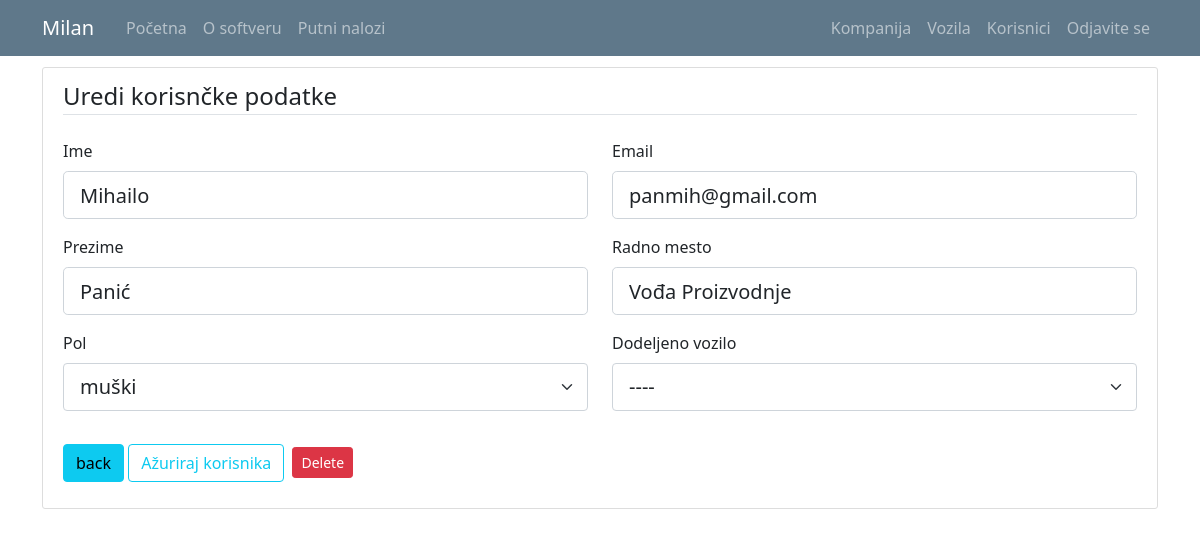
The page /user/1 (signed in) on the database its author committed.
### putninalozi/models.py (models this page shows, shortened)
class User(db.Model, UserMixin):
    id = db.Column(db.Integer, primary_key=True)
    email = db.Column(db.String(120), unique=True, nullable=False)
    password = db.Column(db.String(60), nullable = False)
    name = db.Column(db.String(20), unique=False, nullable=False)
    surname = db.Column(db.String(20), unique=False, nullable=False)
    gender = db.Column(db.String(1)) #(0, "srednji"), (1, "muški"), (2, "ženski")
    workplace = db.Column(db.String(20), unique=False, nullable=False)
    authorization = db.Column(db.String(10), nullable = False) # ovde treba da budu tipovi korisnika: S_admin, C_admin, C_user
    company_id = db.Column(db.Integer, db.ForeignKey('company.id'), nullable=True)
    default_vehicle = db.Column(db.Integer) #kod radnika koji imaju svoj auto, da bude podrazumevana vrednost id tog vozila
    travelwarrants = db.relationship('TravelWarrant', backref='travelwarrant_user', lazy=True)

### putninalozi/users/routes.py (the view)
@users.route("/user/<int:user_id>", methods=['GET', 'POST'])
def user_profile(user_id): #ovo je funkcija za editovanje user-a
    user = User.query.get_or_404(user_id)
    if not current_user.is_authenticated:
        flash('Da bi ste pristupili ovoj stranici treba da budete ulogovani.', 'danger')
        return redirect(url_for('users.login'))
    elif current_user.authorization != 's_admin' and current_user.authorization != 'c_admin':
        if current_user.id != user.id:
            abort(403)
    elif current_user.authorization == 's_admin':
        pass
    elif current_user.user_company.id != user.user_company.id:
        abort(403)
    form = UpdateUserForm()
    form.reset()
    form.default_vehicle.choices = [(0, "----")] + [(v.id, v.vehicle_type + "-" + v.vehicle_brand+" ("+v.vehicle_registration+")") for v in db.session.query(Vehicle.id,Vehicle.vehicle_type,Vehicle.vehicle_brand,Vehicle.vehicle_registration).filter_by(company_id=current_user.user_company.id).order_by('vehicle_type').all()]
    if form.validate_on_submit():
        user.name = form.name.data
        user.surname = form.surname.data
        user.workplace = form.workplace.data
        if user.email == form.email.data:
            user.email = form.email.data
        else:
            validate_email = User.query.filter_by(email=form.email.data).first()
            if validate_email:
                flash('Taj mejl je već postoji, izabeite drugači emal', 'danger')
                return render_template('user.html', title="Uredi korisnčke podatke", user=user, form=form, legend='Uredi korisnčke podatke')
            else:
                user.email = form.email.data
        if current_user.authorization != 's_admin':
            user.authorization = user.authorization
        else:
            user.authorization = form.authorization.data
        user.gender = form.gender.data
        if current_user.authorization == 's_admin':
            user.company_id = form.company_id.data
        else:
            user.company_id = user.company_id
        user.default_vehicle = form.default_vehicle.data
        db.session.commit()
        flash('Profil je ažuriran', 'success')
        return redirect(url_for('users.user_list'))
    elif request.method == 'GET':
        form.name.data = user.name
        form.surname.data = user.surname
        form.workplace.data = user.workplace
        form.email.data = user.email
        form.authorization.choices = [('c_user', 'USER'),('c_admin', 'ADMIN')]
        form.authorization.data = user.authorization
        form.gender.choices = [(0, 'srednji'),(1, 'muški'),(2, 'ženski')]
        form.gender.data = user.gender
        form.company_id.choices = [(c.id, c.companyname) for c in db.session.query(Company.id,Company.companyname).order_by('companyname').all()]
        form.company_id.data = str(user.company_id)
        form.default_vehicle.data = str(user.default_vehicle)
    return render_template('user.html', title="Uredi korisnčke podatke", user=user, form=form, legend='Uredi korisnčke podatke')

### putninalozi/users/forms.py
class UpdateUserForm(FlaskForm):
    email = StringField('Email', validators=[DataRequired(), Email()])
    name = StringField('Ime', validators=[DataRequired(), Length(min=2, max=20)])
    surname = StringField('Prezime', validators=[DataRequired(), Length(min=2, max=20)])
    gender = SelectField('Pol', validators=[DataRequired()], choices=[(0, 'srednji'), (1, 'muški'), (2, 'ženski')])
    workplace = StringField(label='Radno mesto', validators=[DataRequired(), Length(min=2, max=20)])
    authorization = SelectField('Nivo autorizacije', validators=[DataRequired()], choices = [('c_user', 'USER'),('c_admin', 'ADMIN')]) #[('c_user', 'USER'),('c_admin', 'ADMIN')]) # ovde treba da budu tipovi korisnika: S_admin, C_admin, C_user
    company_id = SelectField('Kompanija', choices = [(c.id, c.companyname) for c in db.session.query(Company.id,Company.companyname).order_by('companyname').all()]) #, choices=Company.query.all())
    default_vehicle = SelectField('Dodeljeno vozilo', validators=[DataRequired()], choices = [])
    submit = SubmitField('Ažuriraj korisnika')
    def reset(self):
        self.__init__()

### putninalozi/models.py (called while the page is built)
@login_manager.user_loader
def load_user(user_id):
    return User.query.get(int(user_id))

### putninalozi/templates/user.html (shortened to what this page needs)
{% extends "layout.html" %}
{% block content %}
<div class="content-section">
    <form method="POST" action="">
        <fieldset class="form-group">
            <legend class="border-bottom mb-4">{{ legend }}</legend>
            <div class="row">
              <div class="col form-group">
                  {{ form.name.label(class="form-control-label") }}
                  {% if form.name.errors %}
                      {{ form.name(class="form-control form-control-lg is-invalid") }}
                      <div class="invalid-feedback">
                          {% for error in form.name.errors %}
                              <span>{{ error }}</span>
                          {% endfor %}
                      </div>
                  {% else %}
                      {{ form.name(class="form-control form-control-lg") }}
                  {% endif %}
              </div>
              <div class="col form-group">
                  {{ form.email.label(class="form-control-label") }}
                  {% if form.email.errors %}
                      {{ form.email(class="form-control form-control-lg is-invalid") }}
                      <div class="invalid-feedback">
                          {% for error in form.email.errors %}
                              <span>{{ error }}</span>
                          {% endfor %}
                      </div>
                  {% else %}
                      {{ form.email(class="form-control form-control-lg") }}
                  {% endif %}
              </div>
            </div>
            <div class="row">
              <div class="col form-group">
                  {{ form.surname.label(class="form-control-label") }}
                  {% if form.surname.errors %}
                      {{ form.surname(class="form-control form-control-lg is-invalid") }}
                      <div class="invalid-feedback">
                          {% for error in form.surname.errors %}
                              <span>{{ error }}</span>
                          {% endfor %}
                      </div>
                  {% else %}
                      {{ form.surname(class="form-control form-control-lg") }}
                  {% endif %}
              </div>
              <div class="col form-group">
                  {{ form.workplace.label(class="form-control-label") }}
                  {% if form.workplace.errors %}
                      {{ form.workplace(class="form-control form-control-lg is-invalid") }}
                      <div class="invalid-feedback">
                          {% for error in form.workplace.errors %}
                              <span>{{ error }}</span>
                          {% endfor %}
                      </div>
                  {% else %}
                      {{ form.workplace(class="form-control form-control-lg") }}
                  {% endif %}
              </div>
            </div>
            <div class="row">
              <div class="col form-group">
                  {{ form.gender.label(class="form-control-label") }}
                  {% if form.gender.errors %}
                      {{ form.gender(class="form-control form-control-lg is-invalid") }}
                      <div class="invalid-feedback">
                          {% for error in form.gender.errors %}
                              <span>{{ error }}</span>
                          {% endfor %}
                      </div>
                  {% else %}
                      {{ form.gender(class="form-select form-select-lg") }}
                  {% endif %}
              </div>
              <div class="col form-group">
                  {{ form.default_vehicle.label(class="form-control-label") }}
                  {% if form.default_vehicle.errors %}
                      {{ form.default_vehicle(class="form-control form-control-lg is-invalid") }}
                      <div class="invalid-feedback">
                          {% for error in form.default_vehicle.errors %}
                              <span>{{ error }}</span>
                          {% endfor %}
                      </div>
                  {% else %}
                      {{ form.default_vehicle(class="form-select form-select-lg") }}
                  {% endif %}
              </div>
            </div>
        </fieldset>
        <div class="form-group">
          <a class="btn btn-info" href="{{url_for('users.user_list')}}">back</a>
          {{ form.submit(class="btn btn-outline-info") }}
          {% if current_user.authorization == 's_admin' or current_user.authorization == 'c_admin' %}
            <button type="button" class="btn btn-danger btn-sm m-1" data-toggle="modal" data-target="#DeleteModal">Delete</button>
          {% endif %}
        </div>
  </form>
</div>
{% endblock content%}

### putninalozi/templates/layout.html (shortened to what this page needs)
<!doctype html>
<html lang="en">
  <head>
    <link rel="stylesheet" href="https://cdn.jsdelivr.net/npm/bootstrap@4.3.1/dist/css/bootstrap.min.css">
    <link rel="stylesheet" type="text/css" href="{{ url_for('static', filename='main.css') }}">
    <link href="https://cdn.jsdelivr.net/npm/bootstrap@5.0.1/dist/css/bootstrap.min.css" rel="stylesheet">
    <link rel="stylesheet" type="text/css" href="https://cdn.datatables.net/1.10.25/css/dataTables.bootstrap5.css">
  </head>
  <body>
    <header class="site-header">
      <nav class="navbar navbar-expand-md navbar-dark bg-steel fixed-top">
        <div class="container">
          <a class="navbar-brand mr-4" href="/">{{ current_user.name }}</a>
          <div class="collapse navbar-collapse" id="navbarToggle">
            <div class="navbar-nav mr-auto">
              {% if current_user.is_authenticated %}
                <a class="nav-item nav-link" href="{{ url_for('main.home') }}">Početna</a>
                <a class="nav-item nav-link" href="{{ url_for('main.about') }}">O softveru</a>
                <a class="nav-item nav-link" href="{{ url_for('travel_warrants.travel_warrant_list') }}">Putni nalozi</a>
              {% else %}
                <a class="nav-item nav-link" href="{{ url_for('main.home') }}">Početna</a>
                <a class="nav-item nav-link" href="{{ url_for('main.about') }}">O softveru</a>
              {% endif %}
            </div>
            <div class="navbar-nav">
              {% if current_user.is_authenticated %}
                {% if current_user.authorization == 's_admin' %}
                  <a class="nav-item nav-link" href="{{ url_for('companys.company_list') }}">Kompanija</a>
                  <a class="nav-item nav-link" href="{{ url_for('vehicles.vehicle_list') }}">Vozila</a>
                  <a class="nav-item nav-link" href="{{ url_for('users.user_list') }}">Korisnici</a>
                  <a class="nav-item nav-link" href="{{ url_for('users.logout') }}">Odjavite se</a>
                {% elif current_user.authorization == 'c_admin'%}
                  <a class="nav-item nav-link" href="{{ url_for('companys.company_list') }}">Kompanija</a>
                  <a class="nav-item nav-link" href="{{ url_for('vehicles.vehicle_list') }}">Vozila</a>
                  <a class="nav-item nav-link" href="{{ url_for('users.user_list') }}">Korisnici</a>
                  <a class="nav-item nav-link" href="{{ url_for('users.logout') }}">Odjavite se</a>
                {% else %}
                  <a class="nav-item nav-link" href="{{ url_for('users.logout') }}">Odjavite se</a>
                {% endif %}
              {% else %}
                <a class="nav-item nav-link" href="{{ url_for('users.login') }}">Prijavljivanje</a>
              {% endif %}
            </div>
          </div>
        </div>
      </nav>
    </header>
    <main role="main" class="container">
      <div class="row">
        <div class="col-md-12">
          {% block content %}{% endblock %}
        </div>
      </div>
    </main>
  </body>
</html>

### putninalozi/static/main.css (style rules this page uses)
body { background: #fafafa; color: #333333; margin-top: 5rem; }
.bg-steel { background-color: #5f788a; }
.site-header .navbar-nav .nav-link { color: #cbd5db; }
.content-section { background: #ffffff; padding: 10px 20px; border: 1px solid #dddddd; border-radius: 3px; margin-bottom: 20px; }

### rows shown on the page
User: name "Milan"
User: name "Mihailo", email "panmih@gmail.com", surname "Panić", workplace "Vođa Proizvodnje", gender "muški", default_vehicle "----"

### other values the page prints
{{ legend }} "Uredi korisnčke podatke"
